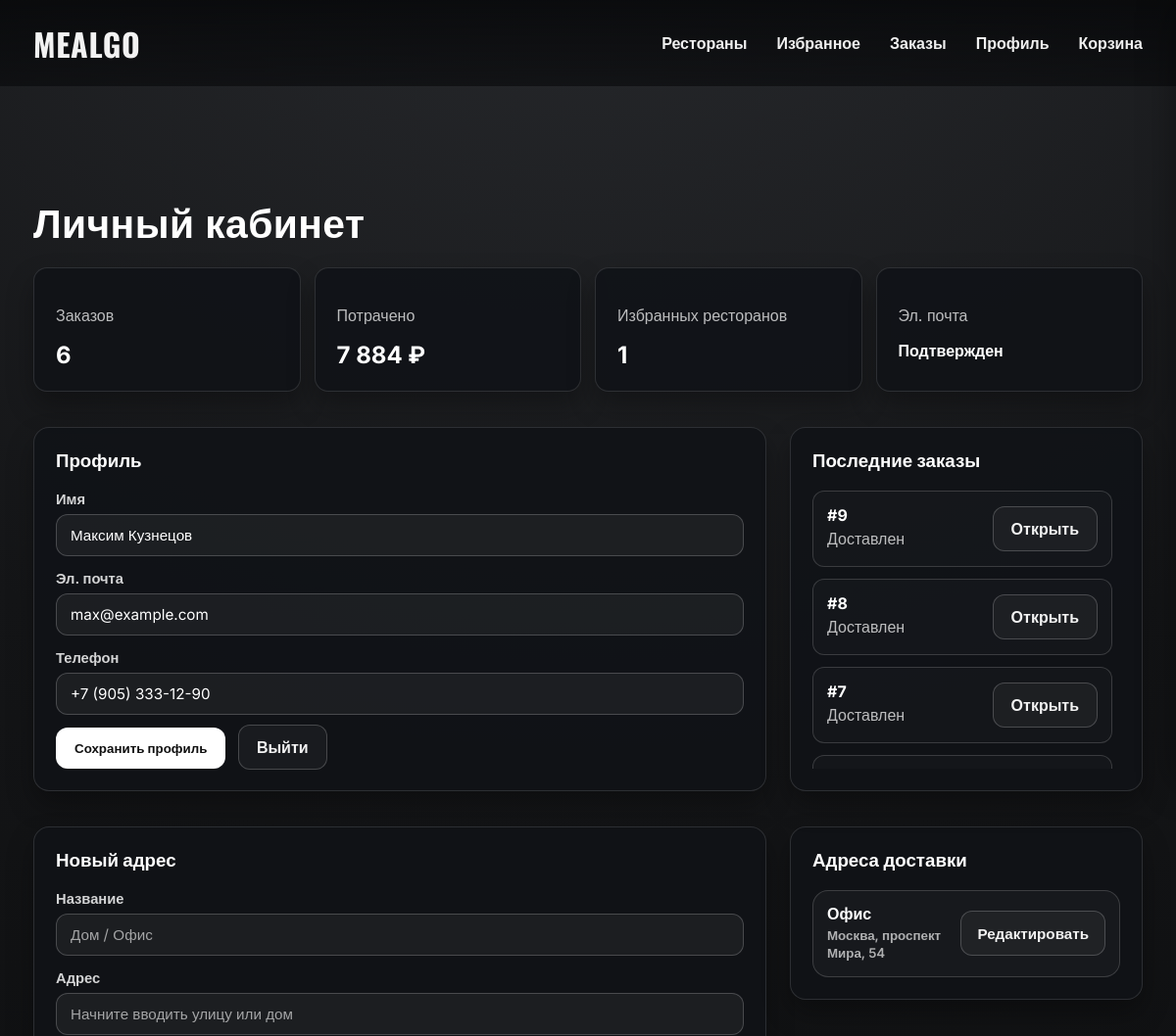
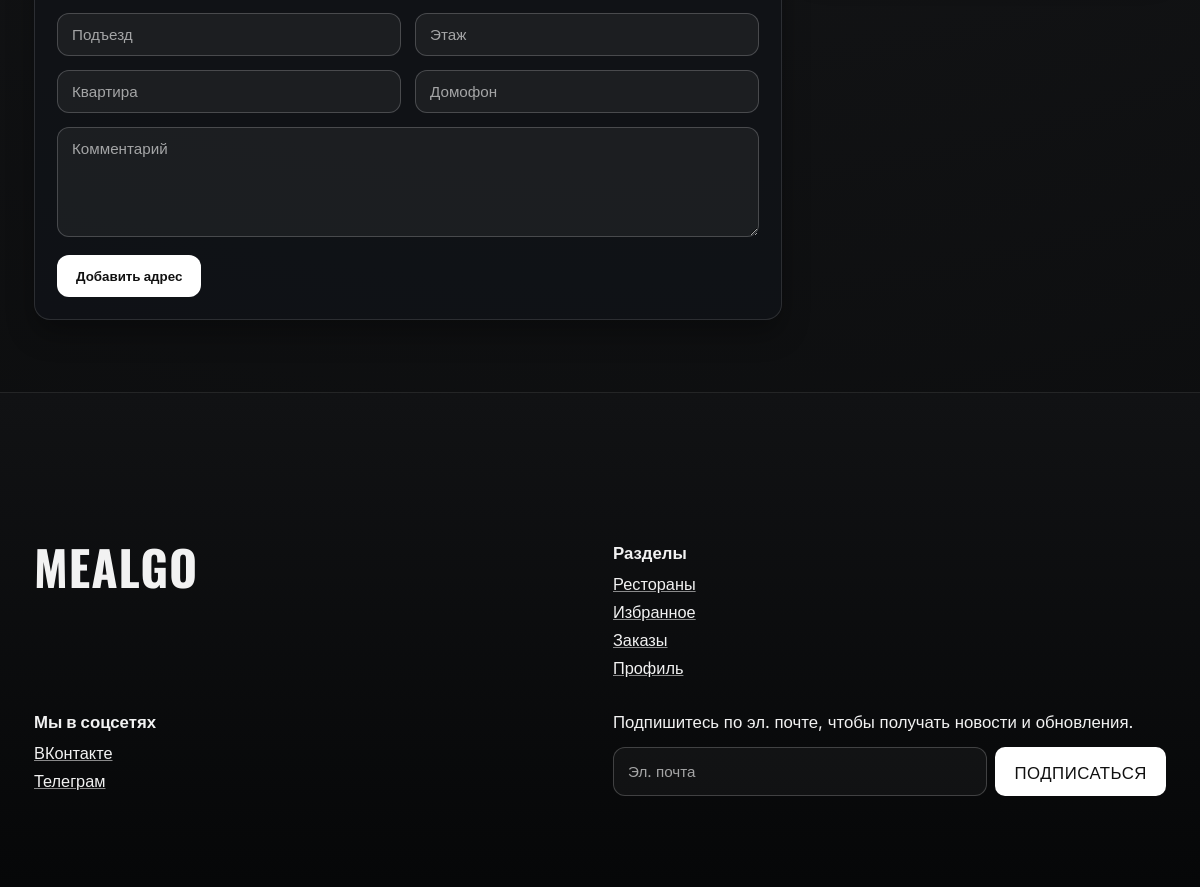
The page /public/profile.php (signed in) on the database its author committed (2 pictures, top to bottom).
### tables this page shows
CREATE TABLE `users` (
  `id` bigint(20) UNSIGNED NOT NULL,
  `name` varchar(120) NOT NULL,
  `email` varchar(190) NOT NULL,
  `phone` varchar(30) DEFAULT NULL,
  `password_hash` varchar(255) NOT NULL,
  `role` enum('guest','user','admin') NOT NULL DEFAULT 'user',
  `email_verified_at` datetime DEFAULT NULL,
  `is_active` tinyint(1) NOT NULL DEFAULT 1,
  `created_at` datetime NOT NULL,
  `updated_at` datetime NOT NULL
);

CREATE TABLE `orders` (
  `id` bigint(20) UNSIGNED NOT NULL,
  `user_id` bigint(20) UNSIGNED NOT NULL,
  `restaurant_id` bigint(20) UNSIGNED NOT NULL,
  `status` enum('new','confirmed','preparing','on_the_way','delivered','cancelled') NOT NULL DEFAULT 'new',
  `customer_name` varchar(120) NOT NULL,
  `customer_email` varchar(190) NOT NULL,
  `customer_phone` varchar(30) NOT NULL,
  `delivery_address` varchar(255) NOT NULL,
  `comment` varchar(400) DEFAULT NULL,
  `payment_method` enum('cash','card_on_delivery') NOT NULL,
  `subtotal_amount` decimal(10,2) NOT NULL,
  `delivery_fee` decimal(10,2) NOT NULL,
  `total_amount` decimal(10,2) NOT NULL,
  `created_at` datetime NOT NULL,
  `updated_at` datetime NOT NULL
);

CREATE TABLE `user_addresses` (
  `id` bigint(20) UNSIGNED NOT NULL,
  `user_id` bigint(20) UNSIGNED NOT NULL,
  `title` varchar(70) NOT NULL,
  `address_line` varchar(255) NOT NULL,
  `entrance` varchar(20) DEFAULT NULL,
  `floor` varchar(20) DEFAULT NULL,
  `apartment` varchar(20) DEFAULT NULL,
  `intercom_code` varchar(30) DEFAULT NULL,
  `comment` varchar(255) DEFAULT NULL,
  `created_at` datetime NOT NULL,
  `updated_at` datetime NOT NULL
);

### includes/auth.php (called while the page is built, shortened)
<?php
function current_user(): ?array
{
    static $cached = null;
    static $cachedUserId = null;
    $userId = $_SESSION['user_id'] ?? null;
    if ($cachedUserId === (int) $userId && $cached !== null) {
        return $cached;
    }
    $user = db_one(
        'SELECT id, name, email, phone, role, email_verified_at, is_active, created_at
         FROM users WHERE id = :id LIMIT 1',
        ['id' => $userId]
    );
    $cachedUserId = (int) $userId;
    return $cached = $user;
}
function auth_check(): bool
{
    return current_user() !== null;
}
function is_admin(): bool
{
    $user = current_user();
    return $user !== null && $user['role'] === 'admin';
}
function require_auth(): void
{
    if (!auth_check()) {
        flash('error', 'Нужно войти в аккаунт.');
        redirect_to('/login.php');
    }
}

### includes/db.php (called while the page is built, shortened)
<?php
function db(): PDO
{
    static $pdo = null;
    if ($pdo instanceof PDO) {
        return $pdo;
    }
    $cfg = require ROOT_PATH . '/config/database.php';
    $dsn = sprintf(
        'mysql:host=%s;port=%d;dbname=%s;charset=%s',
        $cfg['host'],
        $cfg['port'],
        $cfg['name'],
        $cfg['charset']
    );
    $pdo = new PDO($dsn, $cfg['user'], $cfg['pass'], [
        PDO::ATTR_ERRMODE => PDO::ERRMODE_EXCEPTION,
        PDO::ATTR_DEFAULT_FETCH_MODE => PDO::FETCH_ASSOC,
        PDO::ATTR_EMULATE_PREPARES => false,
    ]);
    return $pdo;
}
function db_one(string $sql, array $params = []): ?array
{
    $stmt = db()->prepare($sql);
    $stmt->execute($params);
    $row = $stmt->fetch();
    return $row === false ? null : $row;
}
function db_all(string $sql, array $params = []): array
{
    $stmt = db()->prepare($sql);
    $stmt->execute($params);
    return $stmt->fetchAll();
}

### includes/functions.php (called while the page is built, shortened)
<?php
function app_config(?string $key = null, mixed $default = null): mixed
{
    static $config = null;
    if ($config === null) {
        $config = require ROOT_PATH . '/config/app.php';
    }
    $segments = explode('.', $key);
    $value = $config;
    foreach ($segments as $segment) {
        $value = $value[$segment];
    }
    return $value;
}
function e(?string $value): string
{
    return htmlspecialchars((string) ($value ?? ''), ENT_QUOTES | ENT_SUBSTITUTE, 'UTF-8');
}
function base_url(string $path = ''): string
{
    $base = rtrim((string) app_config('app_url', ''), '/');
    $path = '/' . ltrim($path, '/');
    return $base . ($path === '/' ? '' : $path);
}
function order_status_label(string $status): string
{
    return match ($status) {
        'new' => 'Новый',
        'confirmed' => 'Подтвержден',
        'preparing' => 'Готовится',
        'on_the_way' => 'В пути',
        'delivered' => 'Доставлен',
        'cancelled' => 'Отменен',
        default => $status,
    };
}

### config/app.php (called while the page is built, shortened)
<?php
return [
    'app_name' => getenv('APP_NAME') ?: 'Mealgo',
    'app_url' => getenv('APP_URL') ?: '/diplomv2/public',
    'app_public_url' => getenv('APP_PUBLIC_URL') ?: 'http://localhost/diplomv2/public',
    'timezone' => getenv('APP_TIMEZONE') ?: 'Europe/Moscow',
    'session_name' => getenv('SESSION_NAME') ?: 'mealgo_session',
    'mail' => [
        'driver' => getenv('MAIL_DRIVER') ?: 'smtp',
        'from_email' => getenv('MAIL_FROM') ?: 'no-reply@mealgo.local',
        'from_name' => getenv('MAIL_FROM_NAME') ?: 'Mealgo',
        'smtp_host' => getenv('MAIL_HOST') ?: '127.0.0.1',
        'smtp_port' => (int) (getenv('MAIL_PORT') ?: 1025),
    ],
    'security' => [
        'login_attempts' => 5,
        'login_decay_seconds' => 600,
        'register_attempts' => 4,
        'register_decay_seconds' => 3600,
        'verification_attempts' => 6,
        'verification_decay_seconds' => 600,
        'password_reset_attempts' => 4,
        'password_reset_decay_seconds' => 1800,
    ],
    'maps' => [
        'provider' => getenv('MAP_PROVIDER') ?: 'dadata',
        'nominatim_url' => getenv('NOMINATIM_URL') ?: 'https://nominatim.openstreetmap.org/search',
        'dadata_suggest_url' => getenv('DADATA_SUGGEST_URL') ?: 'https://suggestions.dadata.ru/suggestions/api/4_1/rs/suggest/address',
        'dadata_api_key' => getenv('DADATA_API_KEY') ?: '76cb7a0cd7c96a33f60bd54eb12309d00ea32aac',
    ],
];

### public/profile.php (the view, shortened to what this page needs)
<?php
require_auth();
$user = current_user();
$orderStats = db_one(
    'SELECT COUNT(*) AS total_orders, COALESCE(SUM(total_amount),0) AS total_spent
     FROM orders WHERE user_id = :user_id',
    ['user_id' => $user['id']]
);
$favoritesCount = db_one(
    'SELECT COUNT(*) AS cnt FROM favorites WHERE user_id = :user_id',
    ['user_id' => $user['id']]
);
$addresses = db_all(
    'SELECT * FROM user_addresses WHERE user_id = :user_id ORDER BY created_at DESC',
    ['user_id' => $user['id']]
);
$recentOrders = db_all(
    'SELECT id, status, total_amount, created_at FROM orders
     WHERE user_id = :user_id
     ORDER BY created_at DESC
     LIMIT 12',
    ['user_id' => $user['id']]
);
require ROOT_PATH . '/templates/header.php';
?>
<section class="container">
    <h1 style="margin-top:0;">Личный кабинет</h1>
    <div class="dashboard-grid">
        <article class="stat-card">
            <p class="muted">Заказов</p>
            <h2 style="margin:0;"><?= (int) ($orderStats['total_orders'] ?? 0) ?></h2>
        </article>
        <article class="stat-card">
            <p class="muted">Потрачено</p>
            <h2 style="margin:0;"><?= number_format((float) ($orderStats['total_spent'] ?? 0), 0, '.', ' ') ?> ₽</h2>
        </article>
        <article class="stat-card">
            <p class="muted">Избранных ресторанов</p>
            <h2 style="margin:0;"><?= (int) ($favoritesCount['cnt'] ?? 0) ?></h2>
        </article>
        <article class="stat-card">
            <p class="muted">Эл. почта</p>
            <h2 style="margin:0;font-size:1rem;"><?= $user['email_verified_at'] ? 'Подтвержден' : 'Не подтвержден' ?></h2>
        </article>
    </div>
    <div class="checkout-layout profile-main-row" style="margin-top:18px;">
        <div class="panel">
            <h3 style="margin-top:0;">Профиль</h3>
            <form method="post">
                <div class="field">
                    <label for="name">Имя</label>
                    <input id="name" type="text" name="name" value="<?= e((string) $user['name']) ?>" required>
                </div>
                <div class="field">
                    <label for="email">Эл. почта</label>
                    <input id="email" type="email" value="<?= e((string) $user['email']) ?>" disabled>
                </div>
                <div class="field">
                    <label for="phone">Телефон</label>
                    <input id="phone" type="tel" name="phone" value="<?= e((string) $user['phone']) ?>" placeholder="+7 (___) ___-__-__">
                </div>
                <button class="btn btn-primary" type="submit">Сохранить профиль</button>
                <a class="btn btn-ghost" href="<?= e(base_url('/logout.php')) ?>">Выйти</a>
            </form>
        </div>
        <aside class="panel sticky profile-orders-panel">
            <h3 style="margin-top:0;">Последние заказы</h3>
            <?php if (!$recentOrders): ?>
                <p class="muted">Заказов пока нет.</p>
            <?php else: ?>
                <div class="order-list profile-recent-orders">
                    <?php foreach ($recentOrders as $order): ?>
                        <article class="order-item">
                            <div>
                                <strong>#<?= (int) $order['id'] ?></strong>
                                <p class="muted" style="margin:4px 0;"><?= e(order_status_label((string) $order['status'])) ?></p>
                            </div>
                            <a class="btn btn-ghost" href="<?= e(base_url('/order_view.php?id=' . (int) $order['id'])) ?>">Открыть</a>
                        </article>
                    <?php endforeach; ?>
                </div>
            <?php endif; ?>
        </aside>
    </div>
    <div class="checkout-layout profile-address-layout" style="margin-top:18px;">
        <div class="panel">
            <h3 style="margin-top:0;">Новый адрес</h3>
            <form method="post">
                <div class="field">
                    <label for="title">Название</label>
                    <input id="title" type="text" name="title" placeholder="Дом / Офис" required>
                </div>
                <div class="field">
                    <label for="address_line">Адрес</label>
                    <input
                        id="address_line"
                        type="text"
                        name="address_line"
                        data-address-input
                        data-suggest-url="<?= e(base_url('/api/address_suggest.php')) ?>"
                        autocomplete="off"
                        placeholder="Начните вводить улицу или дом"
                        required
                    >
                </div>
                <div class="two-col">
                    <input type="text" name="entrance" placeholder="Подъезд">
                    <input type="text" name="floor" placeholder="Этаж">
                </div>
                <div class="two-col">
                    <input type="text" name="apartment" placeholder="Квартира">
                    <input type="text" name="intercom_code" placeholder="Домофон">
                </div>
                <textarea name="comment" placeholder="Комментарий"></textarea>
                <button class="btn btn-primary" type="submit">Добавить адрес</button>
            </form>
        </div>
        <aside class="panel profile-address-panel">
            <h3 style="margin-top:0;">Адреса доставки</h3>
            <?php if (!$addresses): ?>
                <p class="muted">Адреса пока не добавлены.</p>
            <?php else: ?>
                <div class="order-list profile-address-list">
                    <?php foreach ($addresses as $address): ?>
                        <details class="profile-address-card">
                            <summary>
                                <span>
                                    <strong><?= e($address['title']) ?></strong>
                                    <small><?= e($address['address_line']) ?></small>
                                </span>
                                <b>Редактировать</b>
                            </summary>
                        </details>
                    <?php endforeach; ?>
                </div>
            <?php endif; ?>
        </aside>
    </div>
</section>
<?php require ROOT_PATH . '/templates/footer.php'; ?>

### rows shown on the page
users: name "Максим Кузнецов", email "max@example.com", phone "+7 (905) 333-12-90"
orders: id "9", status "Доставлен"
orders: id "8", status "Доставлен"
orders: id "7", status "Доставлен"
user_addresses: title "Офис", address_line "Москва, проспект Мира, 54"

### other values the page prints
$orderStats['total_orders'] "6"
$orderStats['total_spent'] "7 884"
$favoritesCount['cnt'] "1"
